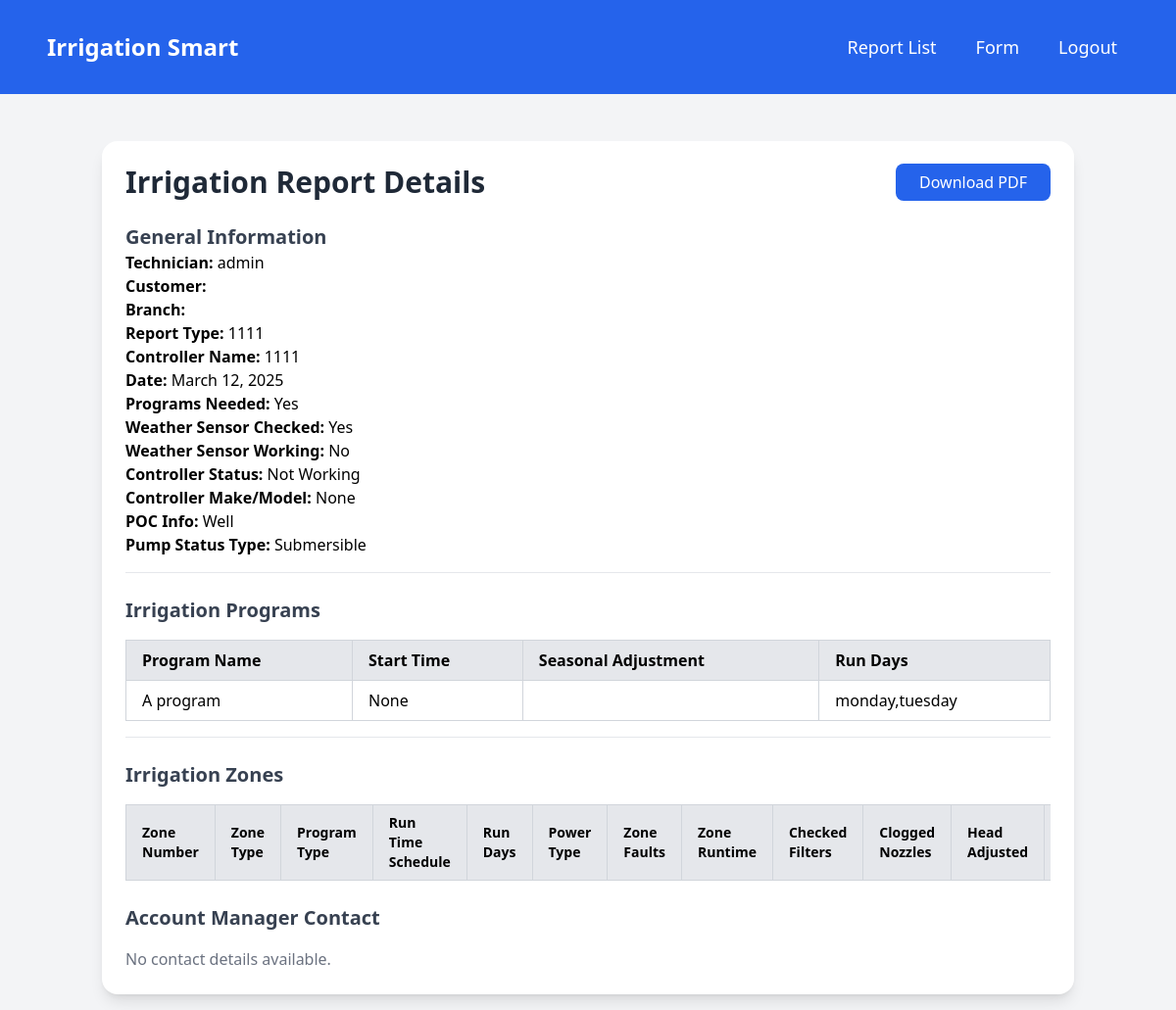
The page /accounts/reports/19/ on the database as committed earlier.
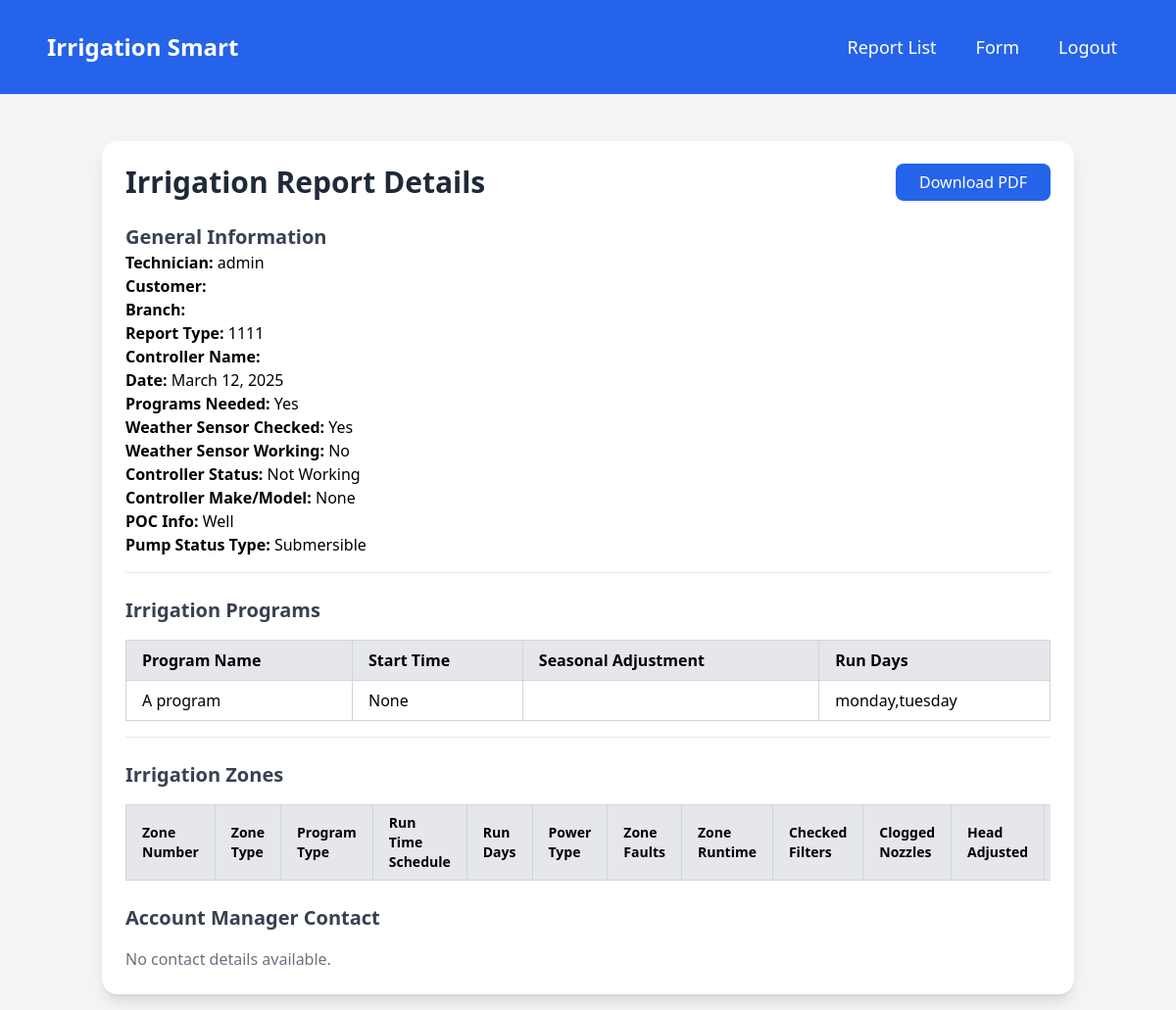
The same page on the database as committed later.
### accounts/models.py (models this page shows)
class IrrigationReport(models.Model):
    technician = models.CharField(max_length=255)  # Will be prefilled but editable
    customer = models.ForeignKey(Customer, on_delete=models.CASCADE) # Linking to Customer model
    branch = models.ForeignKey(Branch, on_delete=models.CASCADE)  # Linking to Branch model
    report_type = models.CharField(max_length=30)  # Limit set to 30
    controller_name = models.CharField(max_length=30)  # Limit set to 30
    date = models.DateField()  # We will enforce the date validation in the form
    programs_needed = models.BooleanField(default=False)
    weather_sensor_checked = models.BooleanField(default=False)
    weather_sensor_working = models.BooleanField(null=True, blank=True)
    controller_status = models.CharField(
        max_length=50, choices=[
            ('working', 'Working'),
            ('notWorking', 'Not Working'),
            ('notPresent', 'Not Present')
        ],
        blank=True, null=True
    )
    controller_make_model = models.CharField(max_length=30, blank=True, null=True)  # Limit set to 30
    poc_info = models.CharField(
        max_length=50, choices=[
            ('potable', 'Potable'),
            ('reclaimed', 'Reclaimed'),
            ('well', 'Well'),
            ('lake', 'Lake')
        ],
        blank=True, null=True
    )
    pump_status_type = models.CharField(
        max_length=50, choices=[
            ('pressurized', 'Pressurized'),
            ('reclaimed', 'Reclaimed'),
            ('pumpStart', 'Pump Start'),
            ('centrifugal', 'Centrifugal'),
            ('submersible', 'Submersible'),
            ('meterPoc', 'Meter POC')
        ]
    )

### accounts/views.py (the view)
# urls.py: path('reports/<int:report_id>/', views.report_detail, name='report_detail'),
def report_detail(request, report_id):
    report = get_object_or_404(IrrigationReport, id=report_id)
    return render(request, 'reports/report_detail.html', {'report': report})

### accounts/templates/reports/report_detail.html (shortened to what the changed rows need)
{% extends 'base.html' %}
{% block content %}
<div class="container mx-auto max-w-6xl p-6 bg-white shadow-lg rounded-2xl mt-8">
    <div class="flex flex-col sm:flex-row justify-between items-center mb-6 px-4 sm:px-0">
        <h2 class="text-2xl sm:text-3xl font-semibold text-gray-800 text-left mb-4 sm:mb-0">Irrigation Report Details</h2>
    </div>
    <div class="border-b pb-4 mb-6">
        <h3 class="text-xl font-semibold text-gray-700">General Information</h3>
        <p><strong>Technician:</strong> {{ report.technician }}</p>
        <p><strong>Customer:</strong> {{ report.customer }}</p>
        <p><strong>Branch:</strong> {{ report.branch }}</p>
        <p><strong>Report Type:</strong> {{ report.report_type }}</p>
        <p><strong>Controller Name:</strong> {{ report.controller_name }}</p>
        <p><strong>Date:</strong> {{ report.date }}</p>
        <p><strong>Programs Needed:</strong> {{ report.programs_needed|yesno:"Yes,No" }}</p>
        <p><strong>Weather Sensor Checked:</strong> {{ report.weather_sensor_checked|yesno:"Yes,No" }}</p>
        <p><strong>Weather Sensor Working:</strong> {{ report.weather_sensor_working|yesno:"Yes,No" }}</p>
        <p><strong>Controller Status:</strong> {{ report.get_controller_status_display }}</p>
        <p><strong>Controller Make/Model:</strong> {{ report.controller_make_model }}</p>
        <p><strong>POC Info:</strong> {{ report.get_poc_info_display }}</p>
        <p><strong>Pump Status Type:</strong> {{ report.get_pump_status_type_display }}</p>
    </div>
    <div class="mt-6 border-b pb-4 overflow-x-auto">
        {% if report.programs.all %}
            <table class="table-auto w-full border-collapse border border-gray-300">
                <thead>
                    <tr class="bg-gray-200">
                        <th class="px-4 py-2 text-left border border-gray-300">Program Name</th>
                        <th class="px-4 py-2 text-left border border-gray-300">Start Time</th>
                        <th class="px-4 py-2 text-left border border-gray-300">Seasonal Adjustment</th>
                        <th class="px-4 py-2 text-left border border-gray-300">Run Days</th>
                    </tr>
                </thead>
            </table>
        {% else %}
            <p class="text-gray-500">No programs available.</p>
        {% endif %}
    </div>
    <div class="mt-6">
        <div class="overflow-x-auto">
            <table class="table-auto min-w-full border-collapse border border-gray-300">
                <thead>
                    <tr class="bg-gray-200 text-xs sm:text-sm">
                        <th class="px-4 py-2 text-left border border-gray-300">Zone Number</th>
                        <th class="px-4 py-2 text-left border border-gray-300">Zone Type</th>
                        <th class="px-4 py-2 text-left border border-gray-300">Program Type</th>
                        <th class="px-4 py-2 text-left border border-gray-300">Run Time Schedule</th>
                        <th class="px-4 py-2 text-left border border-gray-300">Run Days</th>
                        <th class="px-4 py-2 text-left border border-gray-300">Power Type</th>
                        <th class="px-4 py-2 text-left border border-gray-300">Zone Faults</th>
                        <th class="px-4 py-2 text-left border border-gray-300">Zone Runtime</th>
                        <th class="px-4 py-2 text-left border border-gray-300">Checked Filters</th>
                        <th class="px-4 py-2 text-left border border-gray-300">Clogged Nozzles</th>
                        <th class="px-4 py-2 text-left border border-gray-300">Head Adjusted</th>
                        <th class="px-4 py-2 text-left border border-gray-300">Billable Repairs</th>
                    </tr>
                </thead>
            </table>
        </div>
    </div>
</div>
{% endblock %}

Rows that differ between the two databases and show on the page:
changed IrrigationReport "admin": controller_name "1111" → (not shown)
